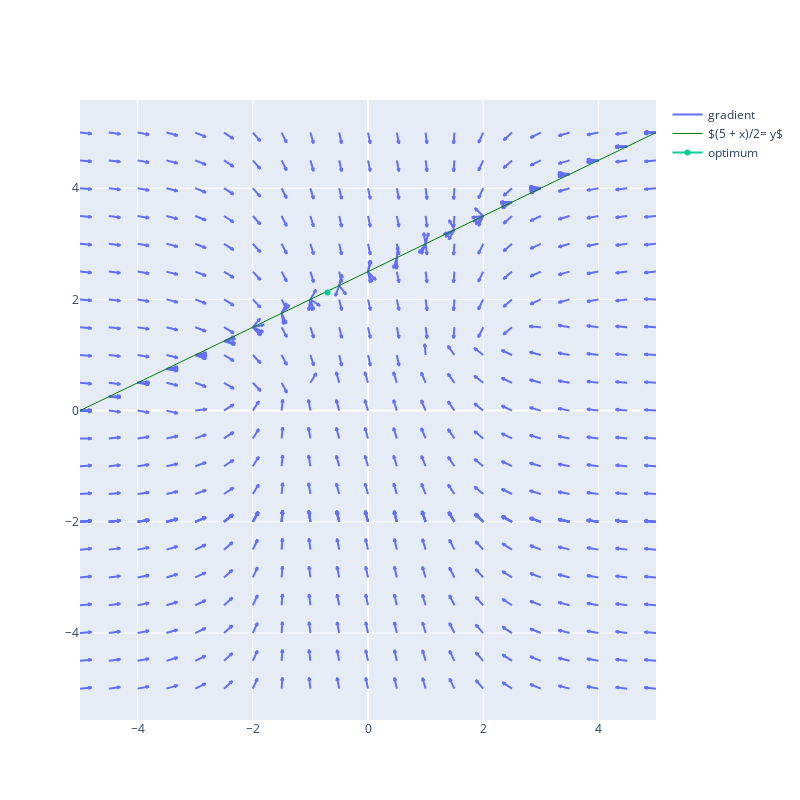

Source (notebook cell):
### Code cell
fig = ff.create_quiver(x=X1, y=X2, u=-u, v=-v, name='gradient')
fig.add_trace(
    go.Scatter(x=l2x1, y=l2x2, mode='lines',
               name='$(5 + x)/2= y$',
               line=dict(color='green', width=1),
               connectgaps=True))
fig.add_trace(
    go.Scatter(x=[gm[0]], y=[gm[1]],
               name='optimum'))
fig.update_layout(width=800, height=800)
fig.show()

### Figure 1 — Plotly figure (JSON) as saved in the notebook; plotly's stock layout.template omitted (floating-point values rounded to 4 significant figures; data arrays with more than 128 entries replaced by an {"elided": "..."} marker saying what was removed)
{"data": [{"mode": "lines", "name": "gradient", "type": "scatter", "x": {"elided": "4263 float values"}, "y": {"elided": "4263 float values"}}, {"connectgaps": true, "line": {"color": "green", "width": 1}, "mode": "lines", "name": "$(5 + x)/2= y$", "type": "scatter", "x": [-5, -4.5, -4, -3.5, -3, -2.5, -2, -1.5, -1, -0.5, 0, 0.5, 1, 1.5, 2, 2.5, 3, 3.5, 4, 4.5, 5], "y": [0, 0.25, 0.5, 0.75, 1, 1.25, 1.5, 1.75, 2, 2.25, 2.5, 2.75, 3, 3.25, 3.5, 3.75, 4, 4.25, 4.5, 4.75, 5]}, {"name": "optimum", "type": "scatter", "x": [-0.7036], "y": [2.123]}], "layout": {"height": 800, "hovermode": "closest", "width": 800}}
